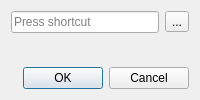
<?xml version="1.0" encoding="UTF-8"?>

<!--
SPDX-FileCopyrightText: 2023 Roman Gilg <subdiff@gmail.com>

SPDX-License-Identifier: GPL-2.0-or-later
-->

<ui version="4.0">
 <class>ShortcutDialog</class>
 <widget class="QDialog" name="ShortcutDialog">
  <property name="geometry">
   <rect>
    <x>0</x>
    <y>0</y>
    <width>200</width>
    <height>100</height>
   </rect>
  </property>
  <property name="windowTitle">
   <string>Dialog</string>
  </property>
  <layout class="QVBoxLayout" name="verticalLayout">
   <item>
    <layout class="QHBoxLayout" name="horizontalLayout">
     <item>
      <widget class="QKeySequenceEdit" name="keySequenceEdit"/>
     </item>
     <item>
      <widget class="QToolButton" name="clearButton">
       <property name="text">
        <string>...</string>
       </property>
       <property name="icon">
        <iconset theme="edit-clear-locationbar-rtl"/>
       </property>
      </widget>
     </item>
    </layout>
   </item>
   <item>
    <widget class="QLabel" name="warning">
     <property name="text">
      <string/>
     </property>
    </widget>
   </item>
   <item>
    <widget class="QDialogButtonBox" name="buttonBox">
     <property name="orientation">
      <enum>Qt::Horizontal</enum>
     </property>
     <property name="standardButtons">
      <set>QDialogButtonBox::Cancel|QDialogButtonBox::Ok</set>
     </property>
    </widget>
   </item>
  </layout>
 </widget>
 <resources/>
 <connections>
  <connection>
   <sender>buttonBox</sender>
   <signal>accepted()</signal>
   <receiver>ShortcutDialog</receiver>
   <slot>accept()</slot>
   <hints>
    <hint type="sourcelabel">
     <x>195</x>
     <y>85</y>
    </hint>
    <hint type="destinationlabel">
     <x>157</x>
     <y>99</y>
    </hint>
   </hints>
  </connection>
  <connection>
   <sender>buttonBox</sender>
   <signal>rejected()</signal>
   <receiver>ShortcutDialog</receiver>
   <slot>reject()</slot>
   <hints>
    <hint type="sourcelabel">
     <x>195</x>
     <y>91</y>
    </hint>
    <hint type="destinationlabel">
     <x>199</x>
     <y>99</y>
    </hint>
   </hints>
  </connection>
  <connection>
   <sender>clearButton</sender>
   <signal>clicked()</signal>
   <receiver>keySequenceEdit</receiver>
   <slot>clear()</slot>
   <hints>
    <hint type="sourcelabel">
     <x>181</x>
     <y>19</y>
    </hint>
    <hint type="destinationlabel">
     <x>146</x>
     <y>15</y>
    </hint>
   </hints>
  </connection>
 </connections>
</ui>
